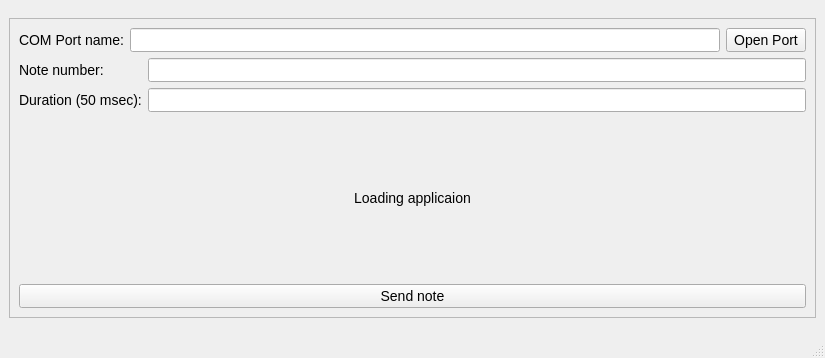
<?xml version="1.0" encoding="UTF-8"?>
<ui version="4.0">
 <class>MainWindow</class>
 <widget class="QMainWindow" name="MainWindow">
  <property name="geometry">
   <rect>
    <x>0</x>
    <y>0</y>
    <width>825</width>
    <height>358</height>
   </rect>
  </property>
  <property name="windowTitle">
   <string>MainWindow</string>
  </property>
  <property name="layoutDirection">
   <enum>Qt::LeftToRight</enum>
  </property>
  <property name="styleSheet">
   <string notr="true">QPushButton {
font-size: 14px
}

QLabel {
font-size: 14px
}

QLineEdit{
font-size: 14px
}

QProgressBar {
font-size: 14px
}
</string>
  </property>
  <property name="locale">
   <locale language="English" country="UnitedStates"/>
  </property>
  <widget class="QWidget" name="centralwidget">
   <layout class="QVBoxLayout" name="verticalLayout_2">
    <item>
     <widget class="QFrame" name="frame_panel">
      <property name="maximumSize">
       <size>
        <width>16777215</width>
        <height>300</height>
       </size>
      </property>
      <property name="frameShape">
       <enum>QFrame::StyledPanel</enum>
      </property>
      <property name="frameShadow">
       <enum>QFrame::Raised</enum>
      </property>
      <layout class="QVBoxLayout" name="verticalLayout">
       <item>
        <layout class="QHBoxLayout" name="horizontalLayout">
         <item>
          <widget class="QLabel" name="label">
           <property name="text">
            <string>COM Port name:</string>
           </property>
          </widget>
         </item>
         <item>
          <widget class="QLineEdit" name="lineEdit_COM"/>
         </item>
         <item>
          <widget class="QPushButton" name="pushButton_OpenSerial">
           <property name="text">
            <string>Open Port</string>
           </property>
          </widget>
         </item>
        </layout>
       </item>
       <item>
        <layout class="QGridLayout" name="gridLayout">
         <item row="1" column="1">
          <widget class="QLineEdit" name="lineEdit_Length"/>
         </item>
         <item row="0" column="1">
          <widget class="QLineEdit" name="lineEdit_noteNumber"/>
         </item>
         <item row="0" column="0">
          <widget class="QLabel" name="label_2">
           <property name="text">
            <string>Note number:</string>
           </property>
          </widget>
         </item>
         <item row="1" column="0">
          <widget class="QLabel" name="label_3">
           <property name="text">
            <string>Duration (50 msec):</string>
           </property>
          </widget>
         </item>
        </layout>
       </item>
       <item>
        <spacer name="verticalSpacer_2">
         <property name="orientation">
          <enum>Qt::Vertical</enum>
         </property>
         <property name="sizeHint" stdset="0">
          <size>
           <width>20</width>
           <height>40</height>
          </size>
         </property>
        </spacer>
       </item>
       <item>
        <widget class="QLabel" name="label_status">
         <property name="text">
          <string>Loading applicaion</string>
         </property>
         <property name="alignment">
          <set>Qt::AlignCenter</set>
         </property>
        </widget>
       </item>
       <item>
        <spacer name="verticalSpacer">
         <property name="orientation">
          <enum>Qt::Vertical</enum>
         </property>
         <property name="sizeHint" stdset="0">
          <size>
           <width>20</width>
           <height>40</height>
          </size>
         </property>
        </spacer>
       </item>
       <item>
        <widget class="QPushButton" name="pushButton_sendNote">
         <property name="text">
          <string>Send note</string>
         </property>
        </widget>
       </item>
      </layout>
     </widget>
    </item>
   </layout>
  </widget>
  <widget class="QMenuBar" name="menubar">
   <property name="geometry">
    <rect>
     <x>0</x>
     <y>0</y>
     <width>825</width>
     <height>29</height>
    </rect>
   </property>
  </widget>
  <widget class="QStatusBar" name="statusbar"/>
 </widget>
 <resources/>
 <connections/>
</ui>
